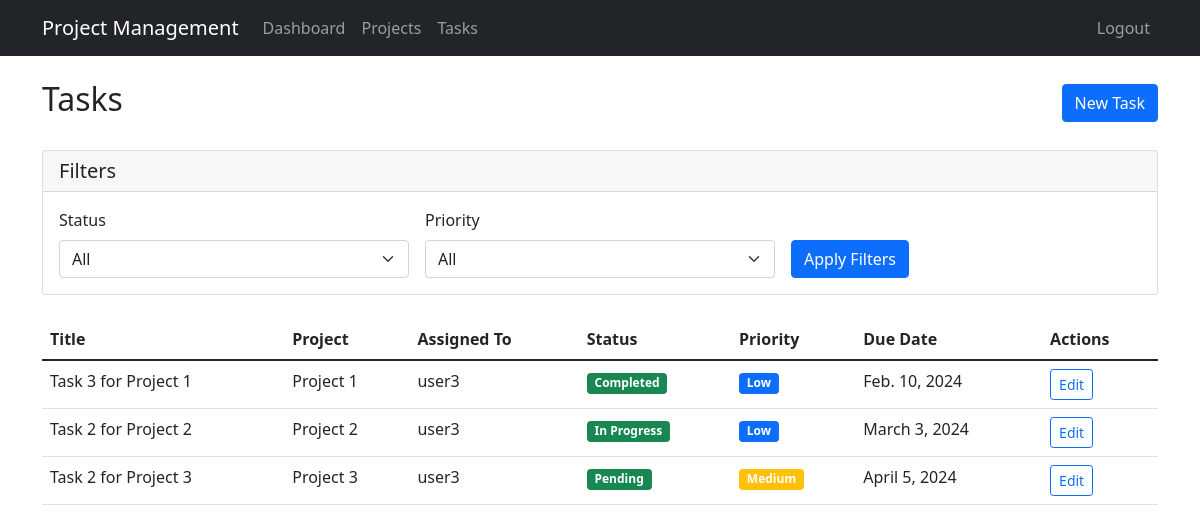
The page /tasks/ (signed in) on the database its author committed.
### task_app/models.py (models this page shows, shortened)
class Task(models.Model):
    STATUS_CHOICES = [
        ('pending', 'Pending'),
        ('in_progress', 'In Progress'),
        ('completed', 'Completed'),
    ]
    PRIORITY_CHOICES = [
        ('low', 'Low'),
        ('medium', 'Medium'),
        ('high', 'High'),
    ]
    title = models.CharField(max_length=150)
    description = models.TextField()
    assigned_to = models.ForeignKey(User, on_delete=models.CASCADE)
    status = models.CharField(max_length=20, choices=STATUS_CHOICES, default='pending')
    priority = models.CharField(max_length=20, choices=PRIORITY_CHOICES, default='medium')
    start_date = models.DateField()
    due_date = models.DateField()
    project = models.ForeignKey(Project, on_delete=models.CASCADE)
    created_at = models.DateTimeField(auto_now_add=True)
    updated_at = models.DateTimeField(auto_now=True)

class Project(models.Model):
    name = models.CharField(max_length=100)
    description = models.TextField()
    start_date = models.DateField()
    end_date = models.DateField()
    created_by = models.ForeignKey(User, on_delete=models.CASCADE)
    created_at = models.DateTimeField(auto_now_add=True)
    updated_at = models.DateTimeField(auto_now=True)

### task_app/views.py (the view)
# urls.py: path('tasks/', views.TaskListView.as_view(), name='task-list'),
class TaskListView(LoginRequiredMixin, ListView):
    model = Task
    template_name = 'tasks/task_list.html'  # Template to render the task list
    context_object_name = 'tasks'  # Context variable for the template
    def get_queryset(self):
        queryset = Task.objects.all()  # Start with all tasks
        if not self.request.user.is_staff:
            queryset = queryset.filter(assigned_to=self.request.user)  # Users can only see tasks assigned to them
        status = self.request.GET.get('status')
        priority = self.request.GET.get('priority')
        if status:
            queryset = queryset.filter(status=status)  # Filter by task status
        if priority:
            queryset = queryset.filter(priority=priority)  # Filter by task priority
        return queryset

### templates/tasks/task_list.html (shortened to what this page needs)
{% extends 'tasks/base.html' %}
{% block content %}
<div class="row mb-4">
    <div class="col-md-12">
        <div class="d-flex justify-content-between align-items-center">
            <h2>Tasks</h2>
            <a href="{% url 'task-create' %}" class="btn btn-primary">New Task</a>
        </div>
    </div>
</div>
<div class="row mb-4">
    <div class="col-md-12">
        <div class="card">
            <div class="card-header">
                <h5 class="card-title mb-0">Filters</h5>
            </div>
            <div class="card-body">
                <form method="get" class="row g-3">
                    <div class="col-md-4">
                        <label for="status" class="form-label">Status</label>
                        <select name="status" id="status" class="form-select">
                            <option value="">All</option>
                        </select>
                    </div>
                    <div class="col-md-4">
                        <label for="priority" class="form-label">Priority</label>
                        <select name="priority" id="priority" class="form-select">
                            <option value="">All</option>
                        </select>
                    </div>
                    <div class="col-md-4 d-flex align-items-end">
                        <button type="submit" class="btn btn-primary">Apply Filters</button>
                    </div>
                </form>
            </div>
        </div>
    </div>
</div>
<div class="row">
    <div class="col-md-12">
        <div class="table-responsive">
            <table class="table table-hover">
                <thead>
                    <tr>
                        <th>Title</th>
                        <th>Project</th>
                        <th>Assigned To</th>
                        <th>Status</th>
                        <th>Priority</th>
                        <th>Due Date</th>
                        <th>Actions</th>
                    </tr>
                </thead>
                <tbody>
                    {% for task in tasks %}
                    <tr>
                        <td>{{ task.title }}</td>
                        <td>{{ task.project.name }}</td>
                        <td>{{ task.assigned_to }}</td>
                        <td>
                            <span class="badge bg-{{ task.status|yesno:'success,warning' }}">
                                {{ task.get_status_display }}
                            </span>
                        </td>
                        <td>
                            <span class="badge
                                        {% if task.priority == 'high' %}
                                            bg-danger
                                        {% elif task.priority == 'medium' %}
                                            bg-warning
                                        {% elif task.priority == 'low' %}
                                            bg-primary
                                        {% else %}
                                            bg-secondary
                                        {% endif %}
                                        ">
                                        {{ task.get_priority_display }}
                                    </span>
                        </td>
                        <td>{{ task.due_date }}</td>
                        <td>
                            <a href="{% url 'task-update' task.pk %}"
                              class="btn btn-sm btn-outline-primary">Edit</a>
                        </td>
                    </tr>
                    {% empty %}
                    <tr>
                        <td colspan="7" class="text-center">No tasks found.</td>
                    </tr>
                    {% endfor %}
                </tbody>
            </table>
        </div>
    </div>
</div>
{% endblock %}

### templates/tasks/base.html (shortened to what this page needs)
<!DOCTYPE html>
<html lang="en">
<head>
    <link href="https://cdn.jsdelivr.net/npm/bootstrap@5.1.3/dist/css/bootstrap.min.css" rel="stylesheet">
</head>
<body>
    <nav class="navbar navbar-expand-lg navbar-dark bg-dark">
        <div class="container">
            <a class="navbar-brand" href="{% url 'dashboard' %}">Project Management</a>
            <div class="collapse navbar-collapse" id="navbarNav">
                <ul class="navbar-nav">
                    <li class="nav-item">
                        <a class="nav-link" href="{% url 'dashboard' %}">Dashboard</a>
                    </li>
                    <li class="nav-item">
                        <a class="nav-link" href="{% url 'project-list' %}">Projects</a>
                    </li>
                    <li class="nav-item">
                        <a class="nav-link" href="{% url 'task-list' %}">Tasks</a>
                    </li>
                </ul>
                <ul class="navbar-nav ms-auto">
                    {% if user.is_authenticated %}
                    <li class="nav-item">
                        <a class="nav-link" href="{% url 'logout' %}">Logout</a>
                    </li>
                    {% else %}
                    <li class="nav-item">
                        <a class="nav-link" href="{% url 'login' %}">Login</a>
                    </li>
                    {% endif %}
                </ul>
            </div>
        </div>
    </nav>
    <div class="container mt-4">
        {% block content %}
        {% endblock %}
    </div>
</body>
</html>

### rows shown on the page
Task: title "Task 3 for Project 1", project.name "Project 1", assigned_to "user3", status "Completed", priority "Low", due_date "Feb. 10, 2024"
Task: title "Task 2 for Project 2", project.name "Project 2", assigned_to "user3", status "In Progress", priority "Low", due_date "March 3, 2024"
Task: title "Task 2 for Project 3", project.name "Project 3", assigned_to "user3", status "Pending", priority "Medium", due_date "April 5, 2024"
